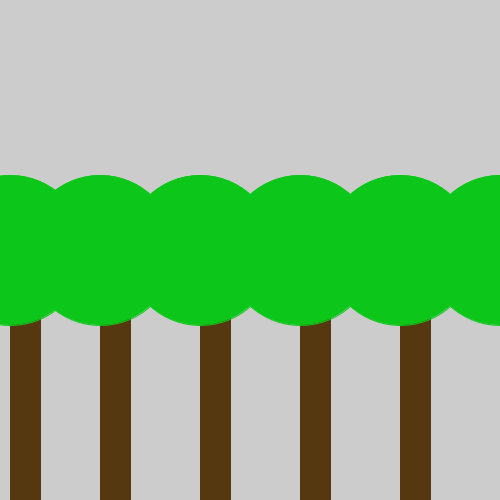
Frame 1 (no input)
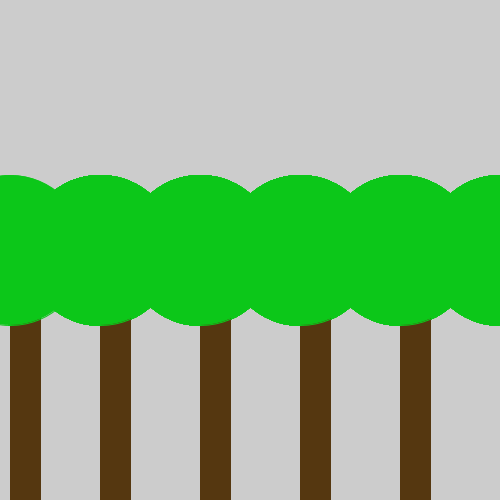
Frame 60 (the mouse pressed at the canvas centre just before this capture)
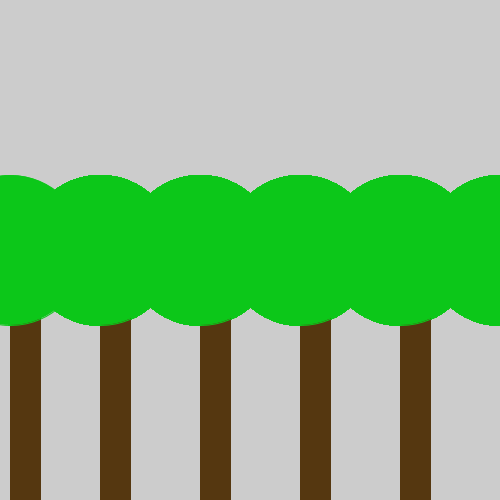
Frame 120 (the mouse held since frame 60 and released just before this capture)

The Processing sketch that drew these frames (run headless with seeded random() and noise(); from frame 60 on, the mouse is pressed at the canvas centre):

// Processing sketch: opdracht_9_10
// ── opdracht_9_10.pde
void setup(){
  size(500,500);
boom(10);
}

void draw(){
  
bos();
}

void boom(int x){
  stroke(85,55,16);
  fill(85,55,16);
  rect(x,250,30,500);
  stroke(12,199,25);
  fill(12,199,25);
  ellipse(x,250,150,150);
}

void bos(){
  
  int xWaarde = 100;
  
  for(int i = 0; i < 5; i++) {
    boom(xWaarde + i * 100);
   
  }

}
